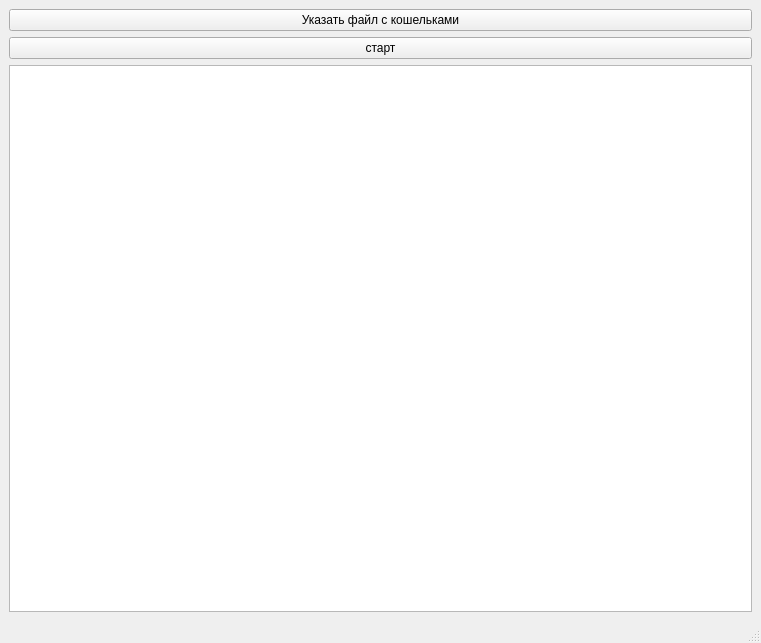
<?xml version="1.0" encoding="UTF-8"?>
<ui version="4.0">
 <class>MainWindow</class>
 <widget class="QMainWindow" name="MainWindow">
  <property name="geometry">
   <rect>
    <x>0</x>
    <y>0</y>
    <width>761</width>
    <height>643</height>
   </rect>
  </property>
  <property name="windowTitle">
   <string>MainWindow</string>
  </property>
  <widget class="QWidget" name="centralwidget">
   <layout class="QGridLayout" name="gridLayout">
    <item row="2" column="0" colspan="2">
     <widget class="QTextBrowser" name="txtBrowserLog"/>
    </item>
    <item row="1" column="0" colspan="2">
     <widget class="QPushButton" name="btnStart">
      <property name="text">
       <string>старт</string>
      </property>
     </widget>
    </item>
    <item row="0" column="0" colspan="2">
     <widget class="QPushButton" name="pushButton">
      <property name="text">
       <string>Указать файл с кошельками</string>
      </property>
     </widget>
    </item>
   </layout>
  </widget>
  <widget class="QMenuBar" name="menubar">
   <property name="geometry">
    <rect>
     <x>0</x>
     <y>0</y>
     <width>761</width>
     <height>22</height>
    </rect>
   </property>
  </widget>
  <widget class="QStatusBar" name="statusbar"/>
  <action name="action_2">
   <property name="text">
    <string>указать путь до файла с кошельками</string>
   </property>
  </action>
 </widget>
 <resources/>
 <connections/>
</ui>
